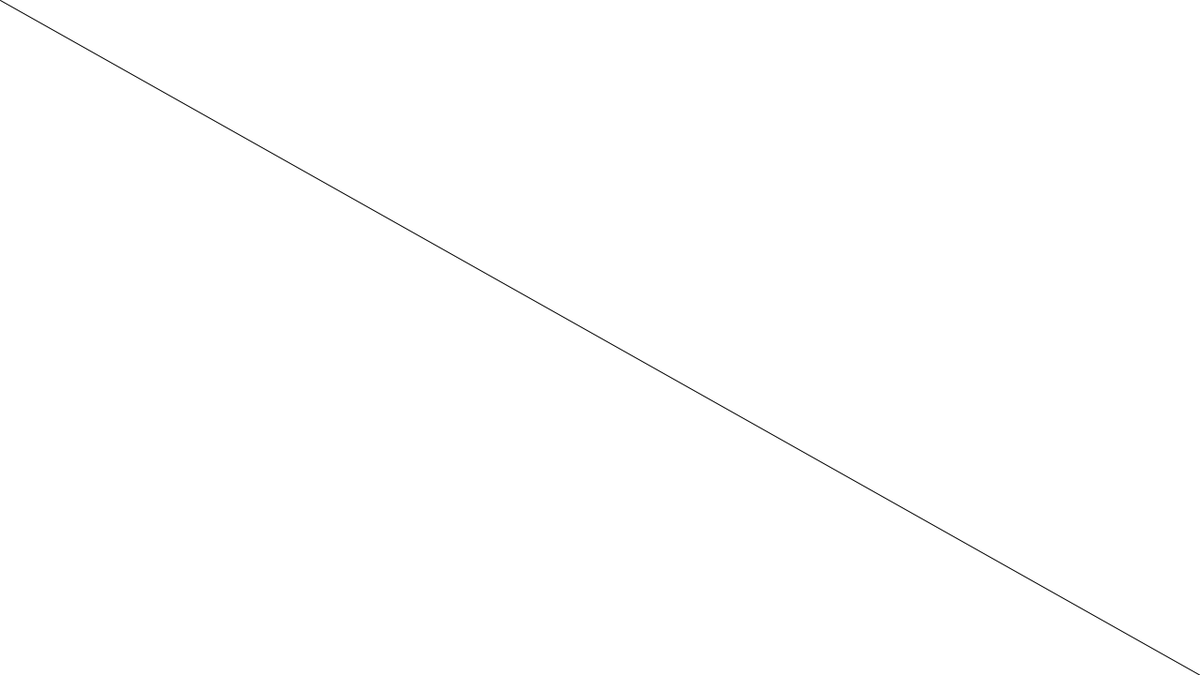
Frame 1 (no input)
Frame 60 (the mouse pressed at the canvas centre just before this capture): identical to frame 1, image omitted
Frame 120 (the mouse held since frame 60 and released just before this capture): identical to frame 1, image omitted

The Processing sketch that drew this single still picture (run headless with seeded random() and noise(); from frame 60 on, the mouse is pressed at the canvas centre):

// Processing sketch: TheWrongWayToDrawALine
// ── TheWrongWayToDrawALine.pde
void setup(){
  size(1280, 720);
}

void draw(){
  background(255);
  line(0,0,width,height);
}
